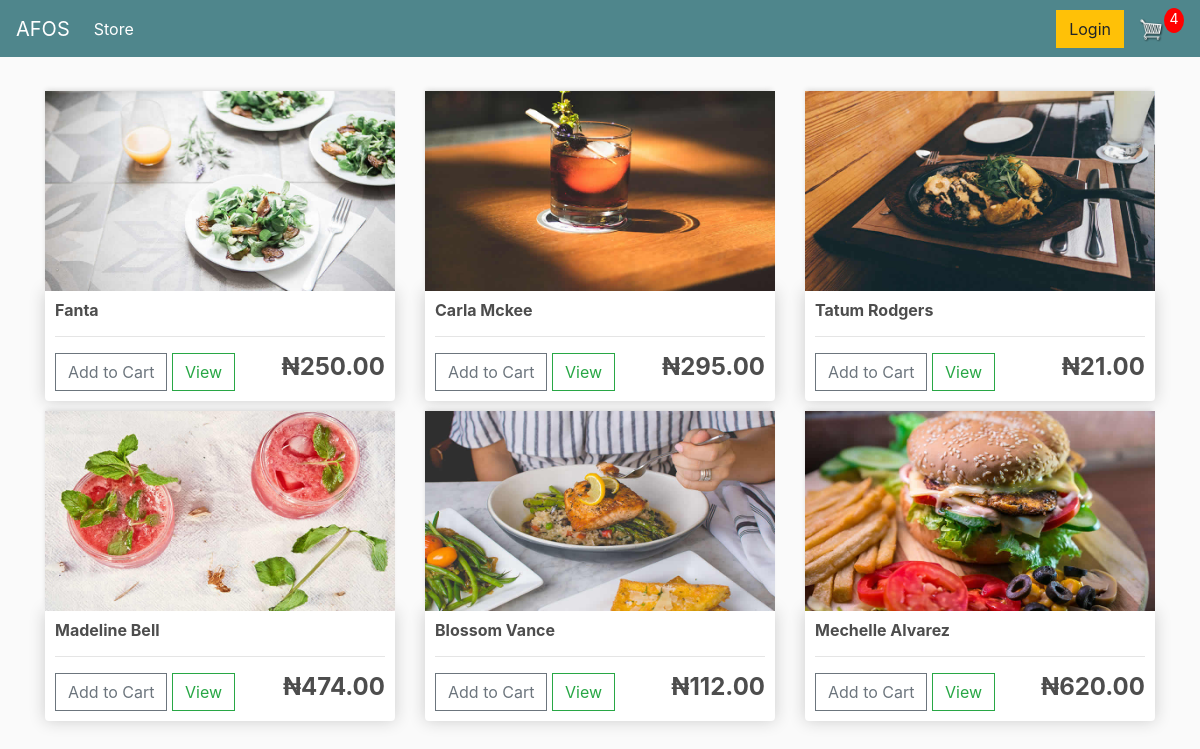
The app's page / (signed in) with its own data.
### customer/models.py (models this page shows, shortened)
class Product(models.Model):
    name = models.CharField(max_length=200)
    price = models.DecimalField(max_digits=10, decimal_places=2)
    image = models.ImageField(null=True, blank=True)
    @property
    def imageURL(self):
        try:
            url = self.image.url
        except:
            url = ''
        return url

### customer/views.py (the view)
# urls.py: path('', views.store, name="store"),
def store(request):
    if request.user.is_authenticated:
        customer = request.user.customer
        order, created = Order.objects.get_or_create(customer=customer, complete=False)
        items = order.orderitem_set.all()
        cartItems = order.get_cart_items
    else:
        items = []
        order = {'get_cart_total':0, 'get_cart_items':0, 'shipping':False}
        cartItems = order['get_cart_items']
    products = Product.objects.all()
    context = {'products':products, 'cartItems':cartItems}
    return render(request, 'customer/store.html', context)

### customer/models.py (called while the page is built)
    @property
    def get_cart_items(self):
        orderitems = self.orderitem_set.all()
        total = sum([item.quantity  for item in orderitems])
        return total

### customer/templates/customer/store.html
{% extends 'customer/main.html' %} {% load static %} {% block content %}
<div class="row">
  {% for product in products %}
  <div class="col-lg-4">
    <img class="thumbnail" src="{{product.imageURL}}">
    <div class="box-element product">
      <h6><strong>{{product.name}}</strong></h6>
      <hr>
      <button data-product={{product.id}} data-action="add" class=" btn btn-outline-secondary add-btn update-cart ">Add to Cart</button>
      <a class="btn btn-outline-success " href="# ">View</a>
      <h4 style="display: inline-block; float: right "><strong>₦{{product.price|floatformat:2}}</strong></h4>
    </div>
  </div>
  {% endfor %}
</div>
{% endblock content %}

### static/css/main.css (style rules this page uses)
body { background-color: hsl(0, 0%, 98%); }
h1, h2, h3, h4, h5, h6 { color: hsl(0, 0%, 30%); }
.box-element { box-shadow: hsl(0, 0%, 80%) 0 0 16px; background-color: #fff; border-radius: 4px; padding: 10px; }
.thumbnail { width: 100%; height: 200px; -webkit-box-shadow: -1px -3px 5px -2px rgba(214, 214, 214, 1); -moz-box-shadow: -1px -3px 5px -2px rgba(214, 214, 214, 1); box-shadow: -1px -3px 5px -2px rgba(214, 214, 214, 1); }
.product { border-radius: 0 0 4px 4px; }
.col-lg-4, .col-lg-6, .col-lg-8, .col-lg-12 { margin-top: 10px; }
.btn { border-radius: 0; }

### records on screen
Product: imageURL (picture), name "Fanta", price "250.00"
Product: imageURL (picture), name "Carla Mckee", price "295.00"
Product: imageURL (picture), name "Tatum Rodgers", price "21.00"
Product: imageURL (picture), name "Madeline Bell", price "474.00"
Product: imageURL (picture), name "Blossom Vance", price "112.00"
Product: imageURL (picture), name "Mechelle Alvarez", price "620.00"

### other values on screen
{{ cartItems }} "4"
